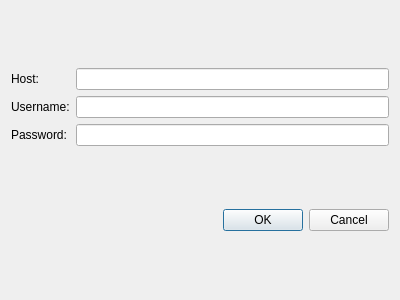
<?xml version="1.0" encoding="UTF-8"?>
<ui version="4.0">
 <class>DBConnection</class>
 <widget class="QDialog" name="DBConnection">
  <property name="geometry">
   <rect>
    <x>0</x>
    <y>0</y>
    <width>400</width>
    <height>300</height>
   </rect>
  </property>
  <property name="windowTitle">
   <string>Dialog</string>
  </property>
  <layout class="QVBoxLayout" name="verticalLayout">
   <item>
    <layout class="QGridLayout" name="gridLayout">
     <item row="1" column="1">
      <widget class="QLineEdit" name="lineEdit_2"/>
     </item>
     <item row="2" column="0">
      <widget class="QLabel" name="label_3">
       <property name="text">
        <string>Password:</string>
       </property>
      </widget>
     </item>
     <item row="2" column="1">
      <widget class="QLineEdit" name="lineEdit_3"/>
     </item>
     <item row="0" column="1">
      <widget class="QLineEdit" name="lineEdit"/>
     </item>
     <item row="1" column="0">
      <widget class="QLabel" name="label_2">
       <property name="text">
        <string>Username:</string>
       </property>
      </widget>
     </item>
     <item row="0" column="0">
      <widget class="QLabel" name="label">
       <property name="text">
        <string>Host:</string>
       </property>
      </widget>
     </item>
    </layout>
   </item>
   <item>
    <widget class="QDialogButtonBox" name="buttonBox">
     <property name="orientation">
      <enum>Qt::Horizontal</enum>
     </property>
     <property name="standardButtons">
      <set>QDialogButtonBox::Cancel|QDialogButtonBox::Ok</set>
     </property>
    </widget>
   </item>
  </layout>
 </widget>
 <resources/>
 <connections>
  <connection>
   <sender>buttonBox</sender>
   <signal>accepted()</signal>
   <receiver>DBConnection</receiver>
   <slot>accept()</slot>
   <hints>
    <hint type="sourcelabel">
     <x>248</x>
     <y>254</y>
    </hint>
    <hint type="destinationlabel">
     <x>157</x>
     <y>274</y>
    </hint>
   </hints>
  </connection>
  <connection>
   <sender>buttonBox</sender>
   <signal>rejected()</signal>
   <receiver>DBConnection</receiver>
   <slot>reject()</slot>
   <hints>
    <hint type="sourcelabel">
     <x>316</x>
     <y>260</y>
    </hint>
    <hint type="destinationlabel">
     <x>286</x>
     <y>274</y>
    </hint>
   </hints>
  </connection>
 </connections>
</ui>
